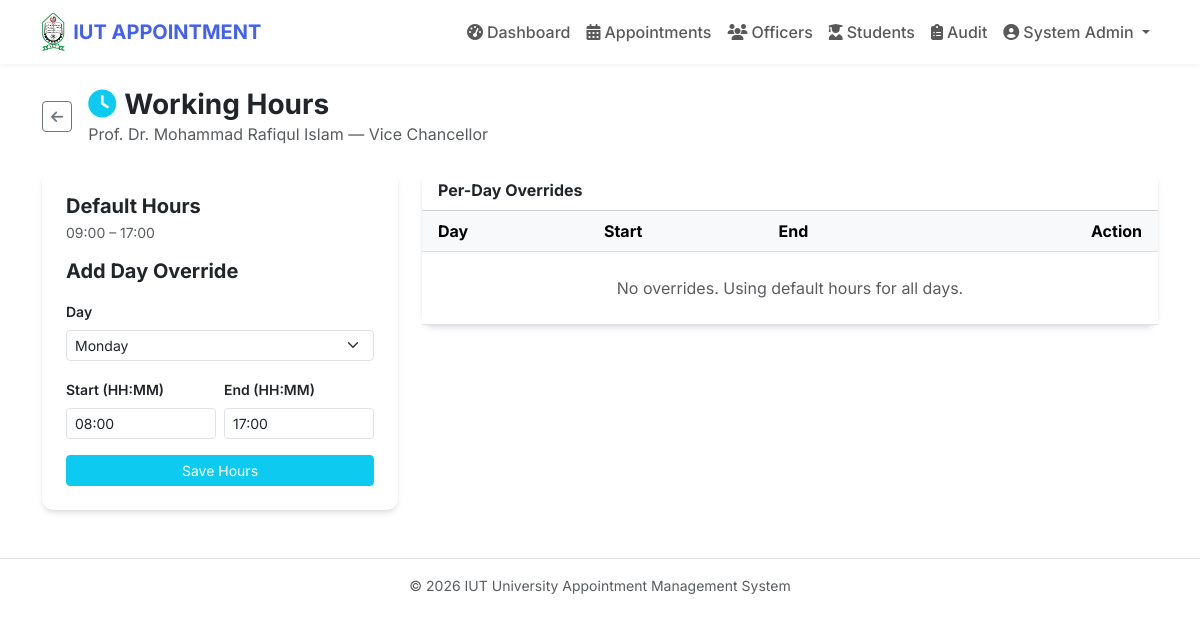
/admin/officer/1/hours (signed in), run on the app's committed database.
### models.py (models this page shows, shortened)
class User(db.Model, UserMixin):
    id = db.Column(db.Integer, primary_key=True)
    name = db.Column(db.String(100), nullable=False)
    email = db.Column(db.String(120), unique=True, nullable=False)
    password = db.Column(db.String(200), nullable=False)
    role = db.Column(db.String(20), nullable=False, default='student')
    student_id_num = db.Column(db.String(50), nullable=True)
    department = db.Column(db.String(100), nullable=True)
    dark_mode = db.Column(db.Boolean, default=False)
    is_active = db.Column(db.Boolean, default=True)
    email_verified = db.Column(db.Boolean, default=False)
    email_verify_token = db.Column(db.String(64), nullable=True)
    failed_logins = db.Column(db.Integer, default=0)
    locked_until = db.Column(db.DateTime, nullable=True)
    created_at = db.Column(db.DateTime, default=lambda: datetime.now(timezone.utc))
    last_seen = db.Column(db.DateTime, default=lambda: datetime.now(timezone.utc))
    appointments = db.relationship('Appointment', backref='student_user', lazy=True)
    notifications = db.relationship('Notification', backref='user', lazy=True)

class Officer(db.Model):
    id = db.Column(db.Integer, primary_key=True)
    name = db.Column(db.String(100), nullable=False)
    designation = db.Column(db.String(100), nullable=False)
    bio = db.Column(db.Text, nullable=True)
    handles = db.Column(db.Text, nullable=True)   # comma-separated issues handled
    email = db.Column(db.String(120), nullable=True)
    room = db.Column(db.String(50), nullable=True)
    photo_url = db.Column(db.String(255), nullable=True)
    is_active = db.Column(db.Boolean, default=True)
    work_start = db.Column(db.String(5), default="08:00")
    work_end = db.Column(db.String(5), default="17:00")
    daily_limit = db.Column(db.Integer, default=0)
    recurring_off_days = db.Column(db.String(20), default="")
    unavailabilities = db.relationship('OfficerUnavailability', backref='officer', lazy=True, cascade='all, delete-orphan')
    working_hours = db.relationship('OfficerWorkingHours', backref='officer', lazy=True, cascade='all, delete-orphan')
    avg_appointment_duration = db.Column(db.Integer, default=15) # New: for waiting time prediction

### routes/admin.py (the view, shortened to what this page needs)
@admin_bp.route('/admin/officer/<int:officer_id>/hours', methods=['GET', 'POST'])
@login_required
@admin_required
def manage_hours(officer_id):
    officer = db.session.get(Officer, officer_id)
    form = WorkingHoursForm()
    hours = {wh.weekday: wh for wh in officer.working_hours}
    days = ['Monday','Tuesday','Wednesday','Thursday','Friday']
    return render_template('admin/working_hours.html', officer=officer, form=form, hours=hours, days=days)

### forms.py
class WorkingHoursForm(FlaskForm):
    weekday = SelectField('Day', coerce=int,
        choices=[(0,'Monday'),(1,'Tuesday'),(2,'Wednesday'),(3,'Thursday'),(4,'Friday')])
    start_time = StringField('Start (HH:MM)', validators=[DataRequired()], default='08:00')
    end_time = StringField('End (HH:MM)', validators=[DataRequired()], default='17:00')
    submit = SubmitField('Save Hours')

### app.py (called while the page is built)
@login_manager.user_loader
def load_user(user_id):
    return db.session.get(User, int(user_id))

@app.before_request
def check_session_timeout():
    if current_user.is_authenticated:
        last = session.get('last_activity')
        now = datetime.now(timezone.utc).timestamp()
        if last and (now - last) > 30 * 60:
            logout_user()
            session.clear()
            from flask import flash
            flash('Session expired due to inactivity.', 'warning')
            return redirect(url_for('auth.login'))
        session['last_activity'] = now
        session.permanent = True
        current_user.last_seen = datetime.now(timezone.utc)
        db.session.commit()

### routes/admin.py (called while the page is built)
def admin_required(f):
    from functools import wraps
    @wraps(f)
    def decorated(*args, **kwargs):
        if current_user.role not in ('admin', 'super_admin'):
            return redirect(url_for('index'))
        return f(*args, **kwargs)
    return decorated

### templates/admin/working_hours.html (shortened to what this page needs)
{% extends "layout.html" %}
{% block content %}
<div class="d-flex align-items-center mb-4">
  <a href="{{ url_for('admin.manage_officers') }}" class="btn btn-outline-secondary btn-sm me-3"><i class="fas fa-arrow-left"></i></a>
  <div>
    <h3 class="fw-bold mb-0"><i class="fas fa-clock me-2 text-info"></i>Working Hours</h3>
    <p class="text-muted mb-0">{{ officer.name }} — {{ officer.designation }}</p>
  </div>
</div>
<div class="row g-4">
  <div class="col-md-4">
    <div class="card p-4">
      <h5 class="fw-bold mb-1">Default Hours</h5>
      <p class="text-muted small mb-3">{{ officer.work_start }} – {{ officer.work_end }}</p>
      <h5 class="fw-bold mb-3">Add Day Override</h5>
      <form method="POST">
        <div class="mb-3">{{ form.weekday.label(class="form-label small fw-semibold") }}{{ form.weekday(class="form-select form-select-sm") }}</div>
        <div class="row g-2 mb-3">
          <div class="col-6">{{ form.start_time.label(class="form-label small fw-semibold") }}{{ form.start_time(class="form-control form-control-sm") }}</div>
          <div class="col-6">{{ form.end_time.label(class="form-label small fw-semibold") }}{{ form.end_time(class="form-control form-control-sm") }}</div>
        </div>
        <div class="d-grid">{{ form.submit(class="btn btn-info btn-sm text-white") }}</div>
      </form>
    </div>
  </div>
  <div class="col-md-8">
    <div class="card">
      <div class="card-header bg-transparent fw-bold">Per-Day Overrides</div>
      <div class="card-body p-0">
        <table class="table table-hover mb-0">
          <thead class="table-light">
            <tr><th class="ps-3">Day</th><th>Start</th><th>End</th><th class="text-end pe-3">Action</th></tr>
          </thead>
          <tbody>
          {% set day_names = ['Monday','Tuesday','Wednesday','Thursday','Friday','Saturday','Sunday'] %}
          {% if hours %}
            {% for wday, wh in hours.items() %}
            <tr>
              <td class="ps-3 fw-semibold">{{ day_names[wday] }}</td>
              <td>{{ wh.start_time }}</td>
              <td>{{ wh.end_time }}</td>
              <td class="text-end pe-3">
                <a href="{{ url_for('admin.delete_hours', hours_id=wh.id) }}" class="btn btn-sm btn-outline-danger" onclick="return confirm('Remove override?')">
                  <i class="fas fa-times"></i>
                </a>
              </td>
            </tr>
            {% endfor %}
          {% else %}
            <tr><td colspan="4" class="text-center py-4 text-muted">No overrides. Using default hours for all days.</td></tr>
          {% endif %}
          </tbody>
        </table>
      </div>
    </div>
  </div>
</div>
{% endblock %}

### templates/layout.html (shortened to what this page needs)
<!DOCTYPE html>
<html lang="en" data-bs-theme="{{ 'dark' if current_user.is_authenticated and current_user.dark_mode else 'light' }}">
<head>
    <link href="https://cdn.jsdelivr.net/npm/bootstrap@5.3.0/dist/css/bootstrap.min.css" rel="stylesheet">
    <link rel="stylesheet" href="https://cdnjs.cloudflare.com/ajax/libs/font-awesome/6.4.0/css/all.min.css">
</head>
<body>
<nav class="navbar navbar-expand-lg sticky-top">
    <div class="container">
        <a class="navbar-brand d-flex align-items-center" href="{{ url_for('index') }}">
            <img src="{{ url_for('static', filename='iut_logo.png') }}" alt="IUT" height="38" class="me-2" style="object-fit:contain;">
            IUT APPOINTMENT
        </a>
        <div class="collapse navbar-collapse" id="navbarNav">
            <ul class="navbar-nav ms-auto align-items-center">
                {% if current_user.is_authenticated %}
                    {% if current_user.role == 'super_admin' %}
                        <li class="nav-item"><a class="nav-link" href="{{ url_for('super_admin.dashboard') }}"><i class="fas fa-shield-alt me-1"></i>Control Panel</a></li>
                        <li class="nav-item"><a class="nav-link" href="{{ url_for('admin.dashboard') }}"><i class="fas fa-tachometer-alt me-1"></i>Admin View</a></li>
                        <li class="nav-item"><a class="nav-link" href="{{ url_for('super_admin.audit_log') }}"><i class="fas fa-history me-1"></i>Audit Log</a></li>
                    {% elif current_user.role == 'admin' %}
                        <li class="nav-item"><a class="nav-link" href="{{ url_for('admin.dashboard') }}"><i class="fas fa-tachometer-alt me-1"></i>Dashboard</a></li>
                        <li class="nav-item"><a class="nav-link" href="{{ url_for('admin.manage_appointments') }}"><i class="fas fa-calendar-alt me-1"></i>Appointments</a></li>
                        <li class="nav-item"><a class="nav-link" href="{{ url_for('admin.manage_officers') }}"><i class="fas fa-users me-1"></i>Officers</a></li>
                        <li class="nav-item"><a class="nav-link" href="{{ url_for('admin.manage_students') }}"><i class="fas fa-user-graduate me-1"></i>Students</a></li>
                        <li class="nav-item"><a class="nav-link" href="{{ url_for('admin.audit_log') }}"><i class="fas fa-clipboard-list me-1"></i>Audit</a></li>
                    {% endif %}
                    <li class="nav-item dropdown">
                        <a class="nav-link dropdown-toggle position-relative" href="#" data-bs-toggle="dropdown">
                            <i class="fas fa-user-circle me-1"></i>{{ current_user.name }}
                            {% set unread = current_user.notifications | selectattr('is_read','equalto',false) | list %}
                        </a>
                    </li>
                {% else %}
                    <li class="nav-item"><a class="nav-link" href="{{ url_for('auth.login') }}">Login</a></li>
                    <li class="nav-item"><a class="nav-link" href="{{ url_for('auth.register') }}">Register</a></li>
                {% endif %}
            </ul>
        </div>
    </div>
</nav>
<div class="container mt-4 mb-5">
    {% block content %}{% endblock %}
</div>
<footer class="py-3 text-center text-muted small border-top">
    &copy; 2026 IUT University Appointment Management System
</footer>
</body>
</html>

### templates/layout.html (style rules this page uses)
:root { --primary-color: #4361ee; --secondary-color: #3f37c9; --card-shadow: 0 4px 6px -1px rgba(0,0,0,.1), 0 2px 4px -1px rgba(0,0,0,.06); }
body { font-family: 'Inter', sans-serif; }
.navbar { box-shadow: 0 2px 4px rgba(0,0,0,.05); }
.navbar-brand { font-weight: 700; color: var(--primary-color) !important; }
.card { border: none; border-radius: 12px; box-shadow: var(--card-shadow); }
.nav-link { font-weight: 500; }

### data on the page
User: name "System Admin"
Officer: name "Prof. Dr. Mohammad Rafiqul Islam", designation "Vice Chancellor", work_start "09:00", work_end "17:00"
